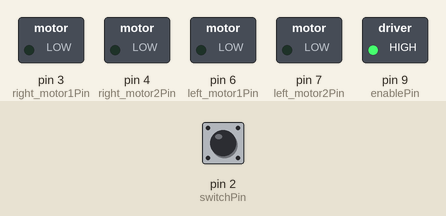
A sketch run on a simulated Arduino Uno, built with avr-gcc and run on an emulated ATmega328P. On the bench: switched loads named in the sketch (green lamp = pin HIGH). Dashed ring = blinking. Inputs (shaded band) come from the test bench; at power-on: pin 2 (switchPin) LOW.

Above: at 6.2 s.
6.3 s: pin 2 (switchPin) pulled HIGH for 0.15 s
At 6.7 s:
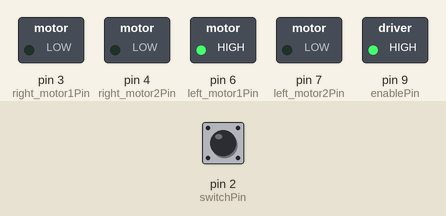
At 7.4 s:
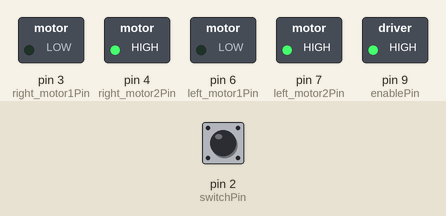
Timing chart, 0 to 17.8 s (numbered marks = the images above; inputs shaded):
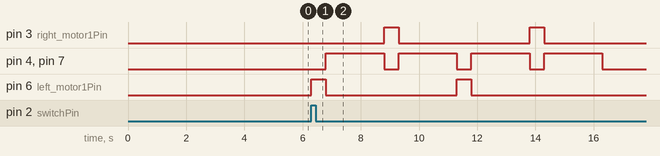

The sketch:

sketch_feb01a.ino
```cpp
    const int switchPin = 2;// switch input; redundant
      const int right_motor1Pin = 3;// Right motor: H-bridge leg 1 (pin 2, 1A)
      const int right_motor2Pin = 4;// Right motor: H-bridge leg 2 (pin 7, 2A)
      const int enablePin = 9;// H-bridge enable pin
      const int left_motor1Pin = 6; // Left motor: H-bridge leg (pin 15, 4A)
      const int left_motor2Pin = 7; // Left motor: H-bridge leg ()


       void setup() {
        // set the switch as an input (redundant; delete?):
        pinMode(switchPin, INPUT);

        // set all the other pins you're using as outputs:
        pinMode(right_motor1Pin, OUTPUT);
        pinMode(right_motor2Pin, OUTPUT);
        pinMode(left_motor1Pin,OUTPUT);
        pinMode(left_motor2Pin,OUTPUT);
        pinMode(enablePin, OUTPUT);


        // set enablePin high so that motor can turn on:
        delay(5000);
        digitalWrite(enablePin, HIGH);
      }

    void loop() {
        // Testing locomotion functions
        if(digitalRead(switchPin)==HIGH){
        leftOrRight(true,500);
        upOrDown(true,2000);
        leftOrRight(false,500);
        upOrDown(true,2000);
        leftOrRight(true,500);
        upOrDown(true,2000);
        leftOrRight(false,500);
        upOrDown(true,2000);
        }
        else{
         brake(true);

        }
        }


      void brake(boolean applyBrakes){
        if(applyBrakes){
          digitalWrite(right_motor1Pin, LOW);
          digitalWrite(right_motor2Pin, LOW);
          digitalWrite(left_motor1Pin, LOW);
          digitalWrite(left_motor2Pin, LOW);
        }
      }

      void leftOrRight(boolean right, int time){
         if(right){
          digitalWrite(right_motor1Pin, LOW);   // set leg 1 of the H-bridge low
          digitalWrite(right_motor2Pin, LOW);  // set leg 2 of the H-bridge high
          digitalWrite(left_motor1Pin, HIGH);
          digitalWrite(left_motor2Pin, LOW);
          delay(time);
          brake(true);
        }
      else {
          digitalWrite(right_motor1Pin, HIGH);   // set leg 1 of the H-bridge low
          digitalWrite(right_motor2Pin, LOW);  // set leg 2 of the H-bridge high
          digitalWrite(left_motor1Pin, LOW);
          digitalWrite(left_motor2Pin, LOW);
          delay(time);
          brake(true);
      }
      }

      void upOrDown(boolean up, int time){
        if(up){
          digitalWrite(right_motor1Pin, LOW);   // set  1 of the H-bridge low
          digitalWrite(right_motor2Pin, HIGH);  // set leg 2 of the H-bridge high
          digitalWrite(left_motor1Pin, LOW);
          digitalWrite(left_motor2Pin, HIGH);
          delay(time);
          brake(true);
        }

      else {
          digitalWrite(right_motor1Pin, HIGH);   // set leg 1 of the H-bridge low
          digitalWrite(right_motor2Pin, LOW);  // set leg 2 of the H-bridge high
          digitalWrite(left_motor1Pin, HIGH);
          digitalWrite(left_motor2Pin, LOW);
          delay(time);
          brake(true);
        }
      }
```

Measured:
- after the input at 6.3 s, pin 3 (right_motor1Pin): alternates HIGH for 0.50 s and LOW for 4.5 s, starting after 2.5 s; pin 4 (right_motor2Pin), pin 7 (left_motor2Pin): alternates HIGH for 2.0 s and LOW for 0.50 s, starting after 0.50 s; pin 6 (left_motor1Pin): alternates HIGH for 0.50 s and LOW for 4.5 s, starting at once
